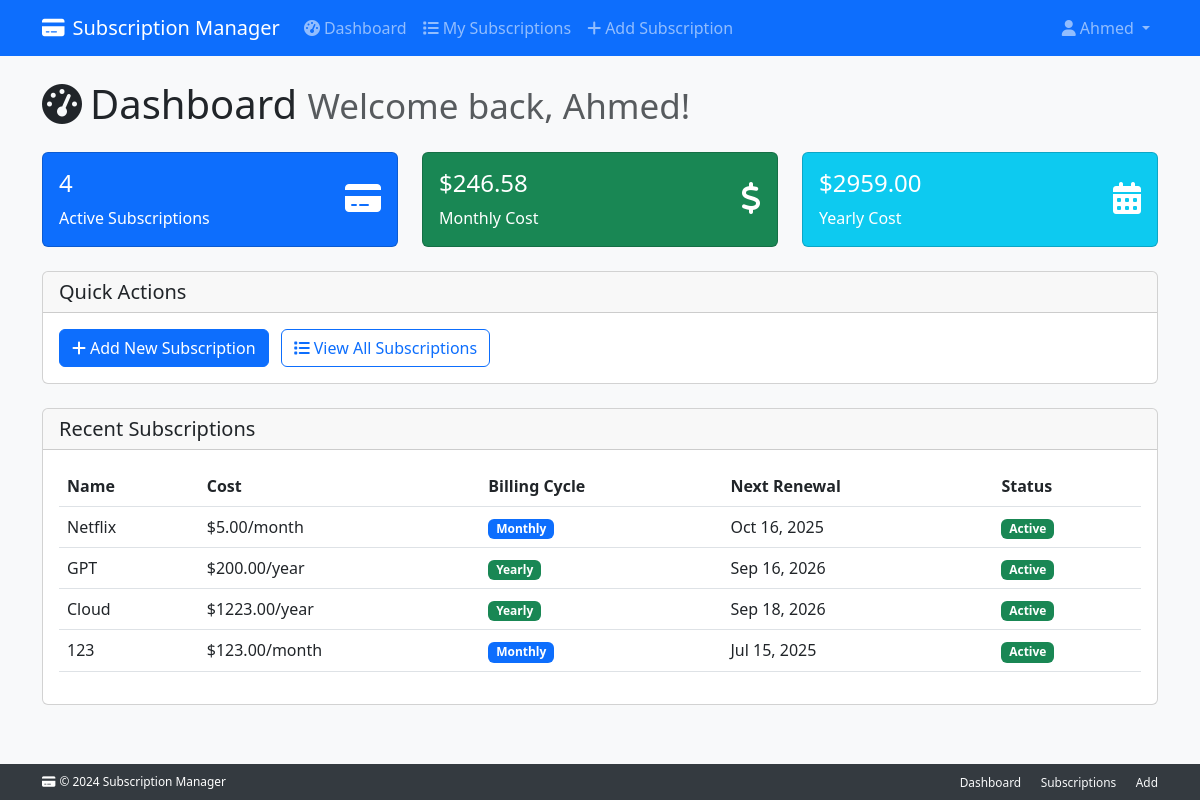
Page /dashboard/ (signed in) on the earlier database version.
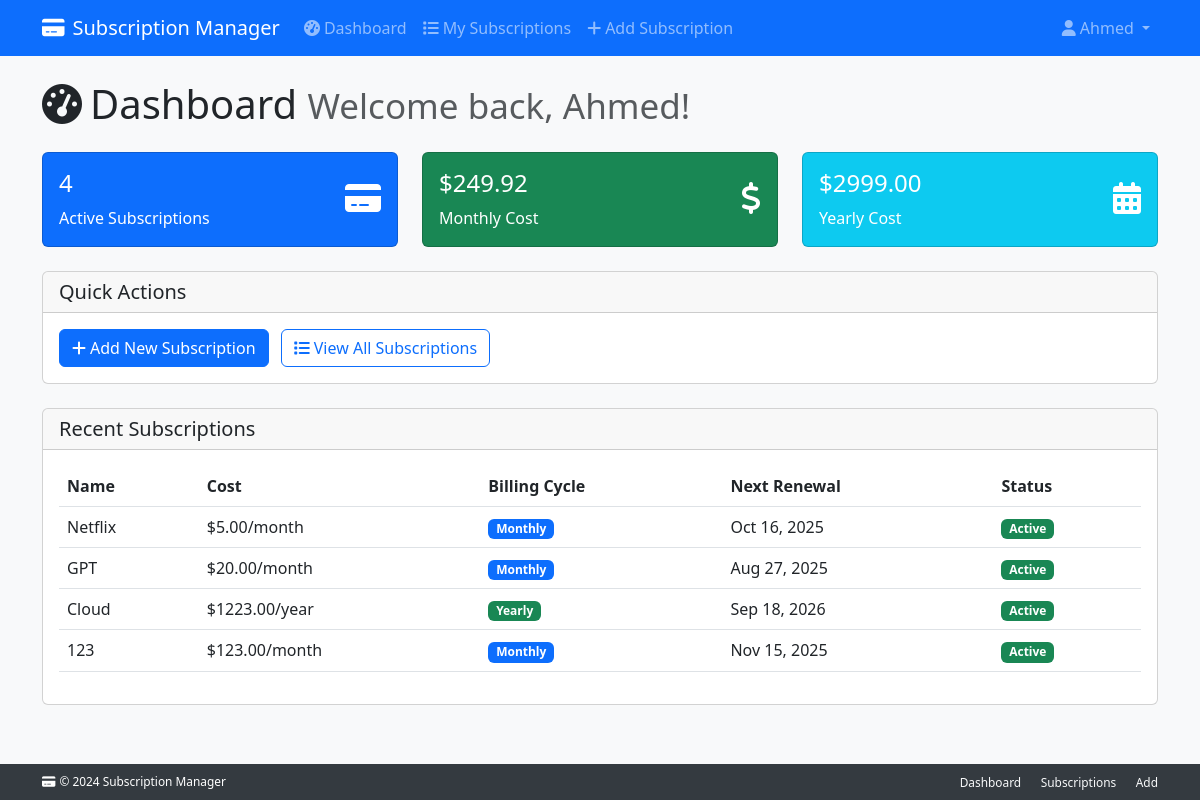
Same page on the later database version.
### subscriptions/models.py (models this page shows, shortened)
class Subscription(models.Model):
    user = models.ForeignKey(settings.AUTH_USER_MODEL, on_delete=models.CASCADE, related_name="subscriptions")
    name = models.CharField(max_length=200)
    monthly_cost = models.DecimalField(max_digits=10, decimal_places=2, null=True, blank=True)
    yearly_cost = models.DecimalField(max_digits=10, decimal_places=2, null=True, blank=True)
    billing_cycle = models.CharField(max_length=10, choices=BILLING_CYCLE_CHOICES)
    start_date = models.DateField()
    renewal_date = models.DateField(null=True, blank=True)
    duration_months = models.PositiveIntegerField(null=True, blank=True, help_text="Duration in months (for monthly billing)")
    duration_years = models.PositiveIntegerField(null=True, blank=True, help_text="Duration in years (for yearly billing)")
    is_active = models.BooleanField(default=True)
    auto_renewal = models.BooleanField(default=True)  # Default enabled
    category = models.ForeignKey(Category, on_delete=models.PROTECT)
    created_at = models.DateTimeField(auto_now_add=True)
    updated_at = models.DateTimeField(auto_now=True)

### accounts/views.py (the view)
# urls.py: path('dashboard/', views.dashboard, name='dashboard'),
@login_required
def dashboard(request):
    subscriptions = Subscription.objects.filter(user=request.user, is_active=True)
    total_monthly = sum(sub.monthly_cost or 0 for sub in subscriptions if sub.billing_cycle == 'monthly')
    total_yearly = sum(sub.yearly_cost or 0 for sub in subscriptions if sub.billing_cycle == 'yearly')
    yearly_monthly_equivalent = total_yearly / 12 if total_yearly > 0 else 0
    total_monthly_cost = total_monthly + yearly_monthly_equivalent
    total_yearly_cost = total_monthly_cost * 12
    context = {
        'subscriptions': subscriptions,
        'total_monthly_cost': total_monthly_cost,
        'total_yearly_cost': total_yearly_cost,
        'total_subscriptions': subscriptions.count(),
    }
    return render(request, 'dashboard.html', context)

### subscriptions_management_project/templates/dashboard.html (shortened to what this page needs)
{% extends 'base.html' %} {% block title %}Dashboard - Subscription Manager{%endblock %} {% block content %}
<div class="row">
  <div class="col-12">
    <h1 class="mb-4">
      <i class="fas fa-tachometer-alt me-2"></i>Dashboard
      <small class="text-muted">Welcome back, {{ user.username }}!</small>
    </h1>
  </div>
</div>
<div class="row mb-4">
  <div class="col-md-4">
    <div class="card bg-primary text-white">
      <div class="card-body">
        <div class="d-flex justify-content-between">
          <div>
            <h4>{{ total_subscriptions }}</h4>
            <p class="mb-0">Active Subscriptions</p>
          </div>
          <div class="align-self-center">
            <i class="fas fa-credit-card fa-2x"></i>
          </div>
        </div>
      </div>
    </div>
  </div>
  <div class="col-md-4">
    <div class="card bg-success text-white">
      <div class="card-body">
        <div class="d-flex justify-content-between">
          <div>
            <h4>${{ total_monthly_cost|floatformat:2 }}</h4>
            <p class="mb-0">Monthly Cost</p>
          </div>
          <div class="align-self-center">
            <i class="fas fa-dollar-sign fa-2x"></i>
          </div>
        </div>
      </div>
    </div>
  </div>
  <div class="col-md-4">
    <div class="card bg-info text-white">
      <div class="card-body">
        <div class="d-flex justify-content-between">
          <div>
            <h4>${{ total_yearly_cost|floatformat:2 }}</h4>
            <p class="mb-0">Yearly Cost</p>
          </div>
          <div class="align-self-center">
            <i class="fas fa-calendar-alt fa-2x"></i>
          </div>
        </div>
      </div>
    </div>
  </div>
</div>
<div class="row mb-4">
  <div class="col-12">
    <div class="card">
      <div class="card-header">
        <h5 class="mb-0">Quick Actions</h5>
      </div>
      <div class="card-body">
        <a href="{% url 'add_subscription' %}" class="btn btn-primary me-2">
          <i class="fas fa-plus me-1"></i>Add New Subscription
        </a>
        <a
          href="{% url 'subscription_list' %}"
          class="btn btn-outline-primary me-2"
        >
          <i class="fas fa-list me-1"></i>View All Subscriptions
        </a>
      </div>
    </div>
  </div>
</div>
<div class="row mb-4">
  <div class="col-12">
    <div class="card">
      <div class="card-header">
        <h5 class="mb-0">Recent Subscriptions</h5>
      </div>
      <div class="card-body">
        {% if subscriptions %}
        <div class="table-responsive">
          <table class="table table-hover">
            <thead>
              <tr>
                <th>Name</th>
                <th>Cost</th>
                <th>Billing Cycle</th>
                <th>Next Renewal</th>
                <th>Status</th>
              </tr>
            </thead>
            <tbody>
              {% for subscription in subscriptions|slice:":5" %}
              <tr>
                <td>{{ subscription.name }}</td>
                <td>
                  {% if subscription.billing_cycle == 'monthly' %}
                     ${{subscription.monthly_cost|floatformat:2 }}/month
                  {% else %}
                    ${{ subscription.yearly_cost|floatformat:2 }}/year
                  {% endif %}
                </td>
                <td>
                  <span
                    class="badge bg-{% if subscription.billing_cycle == 'monthly' %}primary{% else %}success{% endif %}"
                  >
                    {{ subscription.billing_cycle|title }}
                  </span>
                </td>
                <td>{{ subscription.renewal_date|date:"M d, Y" }}</td>
                <td>
                  <span class="badge bg-success">Active</span>
                </td>
              </tr>
              {% endfor %}
            </tbody>
          </table>
        </div>
        {% endif %}
      </div>
    </div>
  </div>
</div>
{% endblock %}

Differences in the rows shown:
changed Subscription "GPT": monthly_cost (not shown) → "20.00"; billing_cycle "Yearly" → "Monthly"; renewal_date "Sep 16, 2026" → "Aug 27, 2025"; yearly_cost "200.00" → (not shown); billing_cycle "/year" → "/month"
changed Subscription: renewal_date "Jul 15, 2025" → "Nov 15, 2025"
Other differences:
{{ total_monthly_cost|floatformat:2 }}: "246.58" → "249.92"
{{ total_yearly_cost|floatformat:2 }}: "2959.00" → "2999.00"
